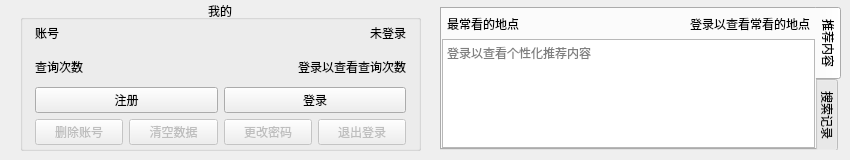
         <widget class="QWidget" name="Tab5">
          <attribute name="title">
           <string>账号</string>
          </attribute>
          <widget class="QGroupBox" name="groupBox_8">
           <property name="geometry">
            <rect>
             <x>20</x>
             <y>0</y>
             <width>401</width>
             <height>151</height>
            </rect>
           </property>
           <property name="title">
            <string>我的</string>
           </property>
           <property name="alignment">
            <set>Qt::AlignCenter</set>
           </property>
           <widget class="QWidget" name="layoutWidget">
            <property name="geometry">
             <rect>
              <x>10</x>
              <y>13</y>
              <width>381</width>
              <height>137</height>
             </rect>
            </property>
            <layout class="QVBoxLayout" name="verticalLayout_15">
             <property name="leftMargin">
              <number>5</number>
             </property>
             <property name="topMargin">
              <number>5</number>
             </property>
             <property name="rightMargin">
              <number>5</number>
             </property>
             <property name="bottomMargin">
              <number>5</number>
             </property>
             <item>
              <layout class="QHBoxLayout" name="horizontalLayout_34">
               <item>
                <widget class="QLabel" name="label_14">
                 <property name="text">
                  <string>账号</string>
                 </property>
                </widget>
               </item>
               <item>
                <widget class="QLabel" name="userId">
                 <property name="text">
                  <string>未登录</string>
                 </property>
                 <property name="alignment">
                  <set>Qt::AlignRight|Qt::AlignTrailing|Qt::AlignVCenter</set>
                 </property>
                </widget>
               </item>
              </layout>
             </item>
             <item>
              <layout class="QHBoxLayout" name="horizontalLayout_37">
               <item>
                <widget class="QLabel" name="label_17">
                 <property name="text">
                  <string>查询次数</string>
                 </property>
                </widget>
               </item>
               <item>
                <widget class="QLabel" name="QueryTimes">
                 <property name="text">
                  <string>登录以查看查询次数</string>
                 </property>
                 <property name="alignment">
                  <set>Qt::AlignRight|Qt::AlignTrailing|Qt::AlignVCenter</set>
                 </property>
                </widget>
               </item>
              </layout>
             </item>
             <item>
              <layout class="QHBoxLayout" name="horizontalLayout_33">
               <item>
                <widget class="QPushButton" name="SignIn">
                 <property name="text">
                  <string>注册</string>
                 </property>
                </widget>
               </item>
               <item>
                <widget class="QPushButton" name="LogIn">
                 <property name="text">
                  <string>登录</string>
                 </property>
                </widget>
               </item>
              </layout>
             </item>
             <item>
              <layout class="QHBoxLayout" name="horizontalLayout_36">
               <item>
                <widget class="QPushButton" name="DeleteAccount">
                 <property name="enabled">
                  <bool>false</bool>
                 </property>
                 <property name="text">
                  <string>删除账号</string>
                 </property>
                </widget>
               </item>
               <item>
                <widget class="QPushButton" name="ClearAccountData">
                 <property name="enabled">
                  <bool>false</bool>
                 </property>
                 <property name="text">
                  <string>清空数据</string>
                 </property>
                </widget>
               </item>
               <item>
                <widget class="QPushButton" name="ChangePassword">
                 <property name="enabled">
                  <bool>false</bool>
                 </property>
                 <property name="text">
                  <string>更改密码</string>
                 </property>
                </widget>
               </item>
               <item>
                <widget class="QPushButton" name="LogOut">
                 <property name="enabled">
                  <bool>false</bool>
                 </property>
                 <property name="text">
                  <string>退出登录</string>
                 </property>
                </widget>
               </item>
              </layout>
             </item>
            </layout>
           </widget>
          </widget>
          <widget class="QTabWidget" name="tabWidget">
           <property name="geometry">
            <rect>
             <x>440</x>
             <y>7</y>
             <width>401</width>
             <height>143</height>
            </rect>
           </property>
           <property name="minimumSize">
            <size>
             <width>401</width>
             <height>143</height>
            </size>
           </property>
           <property name="maximumSize">
            <size>
             <width>401</width>
             <height>143</height>
            </size>
           </property>
           <property name="tabPosition">
            <enum>QTabWidget::East</enum>
           </property>
           <property name="currentIndex">
            <number>0</number>
           </property>
           <property name="usesScrollButtons">
            <bool>false</bool>
           </property>
           <property name="tabBarAutoHide">
            <bool>true</bool>
           </property>
           <widget class="QWidget" name="tab_5">
            <attribute name="title">
             <string>推荐内容</string>
            </attribute>
            <layout class="QHBoxLayout" name="horizontalLayout_41">
             <property name="leftMargin">
              <number>0</number>
             </property>
             <property name="topMargin">
              <number>0</number>
             </property>
             <property name="rightMargin">
              <number>0</number>
             </property>
             <property name="bottomMargin">
              <number>0</number>
             </property>
             <item>
              <layout class="QVBoxLayout" name="verticalLayout_16">
               <property name="spacing">
                <number>5</number>
               </property>
               <property name="topMargin">
                <number>5</number>
               </property>
               <item>
                <layout class="QHBoxLayout" name="horizontalLayout_35">
                 <property name="spacing">
                  <number>7</number>
                 </property>
                 <item>
                  <spacer name="horizontalSpacer_2">
                   <property name="orientation">
                    <enum>Qt::Horizontal</enum>
                   </property>
                   <property name="sizeType">
                    <enum>QSizePolicy::Fixed</enum>
                   </property>
                   <property name="sizeHint" stdset="0">
                    <size>
                     <width>5</width>
                     <height>20</height>
                    </size>
                   </property>
                  </spacer>
                 </item>
                 <item>
                  <widget class="QLabel" name="label_15">
                   <property name="text">
                    <string>最常看的地点</string>
                   </property>
                  </widget>
                 </item>
                 <item>
                  <widget class="QLabel" name="favoritePlace">
                   <property name="text">
                    <string>登录以查看常看的地点</string>
                   </property>
                   <property name="alignment">
                    <set>Qt::AlignRight|Qt::AlignTrailing|Qt::AlignVCenter</set>
                   </property>
                  </widget>
                 </item>
                 <item>
                  <spacer name="horizontalSpacer">
                   <property name="orientation">
                    <enum>Qt::Horizontal</enum>
                   </property>
                   <property name="sizeType">
                    <enum>QSizePolicy::Fixed</enum>
                   </property>
                   <property name="sizeHint" stdset="0">
                    <size>
                     <width>5</width>
                     <height>20</height>
                    </size>
                   </property>
                  </spacer>
                 </item>
                </layout>
               </item>
               <item>
                <widget class="QTextEdit" name="suggest">
                 <property name="readOnly">
                  <bool>true</bool>
                 </property>
                 <property name="placeholderText">
                  <string>登录以查看个性化推荐内容</string>
                 </property>
                </widget>
               </item>
              </layout>
             </item>
            </layout>
           </widget>
           <widget class="QWidget" name="tab_6">
            <attribute name="title">
             <string>搜索记录</string>
            </attribute>
            <layout class="QHBoxLayout" name="horizontalLayout_46">
             <property name="leftMargin">
              <number>0</number>
             </property>
             <property name="topMargin">
              <number>0</number>
             </property>
             <property name="rightMargin">
              <number>0</number>
             </property>
             <property name="bottomMargin">
              <number>0</number>
             </property>
             <item>
              <widget class="QTextEdit" name="SearchContent">
               <property name="readOnly">
                <bool>true</bool>
               </property>
               <property name="placeholderText">
                <string>登录以查看搜索记录</string>
               </property>
              </widget>
             </item>
            </layout>
           </widget>
          </widget>
         </widget>
